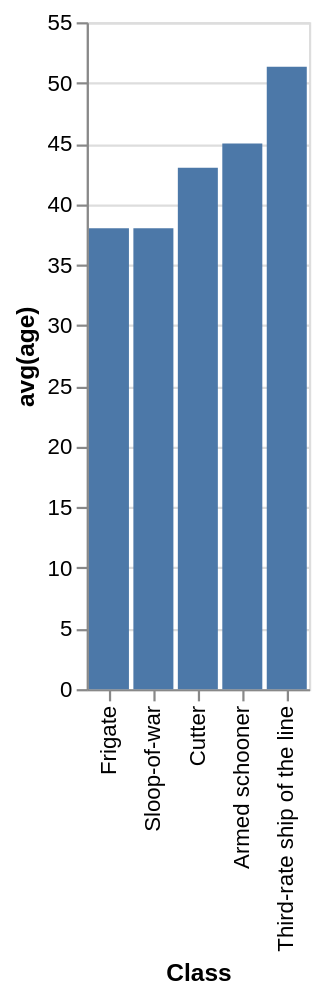

Specify this chart in Vega-Lite:
### Vega-Lite specification from a JSON file in a GitHub repository (floating-point values rounded to 4 significant figures)
{"data": {"values": [{"x_data": "Frigate", "y_data": 38}, {"x_data": "Sloop-of-war", "y_data": 38}, {"x_data": "Cutter", "y_data": 43}, {"x_data": "Armed schooner", "y_data": 45}, {"x_data": "Third-rate ship of the line", "y_data": 51.33}]}, "mark": "bar", "encoding": {"x": {"field": "x_data", "type": "nominal", "title": "Class", "sort": {"op": "sum", "field": "y_data", "order": "ascending"}}, "y": {"field": "y_data", "type": "quantitative", "title": "avg(age)"}}}
